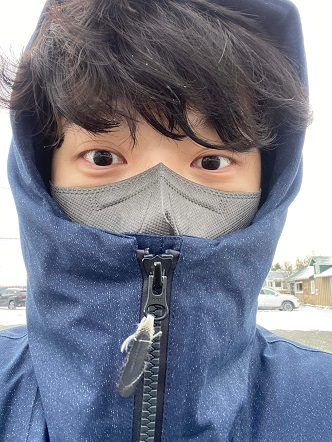
#> input picture 01.JupyterNotebook_Image - Reading&Writing/me.jpg, 332 x 442 px
$ jupyter execute practice.ipynb   (shell and % lines are left out)
#> lines starting #> are read from the running program, lines starting #| are printed output that depends on the picture
## 01. 이미지 읽기

[cell 1]
import numpy as np
import cv2

### cv2.imread 종류

- cv2.IMREAD_COLOR(): 이미지를 컬러로 로드함, 이미지의 투명한 부분은 모두 무시됨, 디폴트 플래그, 정수값은 1

- cv2.IMREAD_GRAYSCALE(): 흑백 이미지로 로드함. 정수값은 0

- cv2.IMREAD_UNCHANGED: 알파채널을 포함하여 이미지 그대로 로드함. 정수값은 -1

### cv2.waitKey(0)

- 기다리는 시간으로 1/1000초 (ms)

- 0은 키보드 입력값이 있을때까지 대기하라는 말

- 리턴값으로 키보드를 입력한 시간의 초를 반환함

[cell 2]
def showImage():
    # 이미지의 경로
    image_path = './me.jpg'
    # imread(보여줄 사진, 읽는 방식(컬러or흑백))
    img = cv2.imread(image_path, cv2.IMREAD_COLOR)
#> img is the input picture: shape (442, 332, 3); mean B, G, R 138.2, 123, 119.8

    # 객체 표시
    cv2.imshow('myself', img)

    # 이미지를 표시한 후 사용자가 키보드를 누를때까지 대기
    cv2.waitKey(0)
    cv2.destroyAllWindows() # 창 닫음

showImage()

### cv2.namedWindow() & cv2.imshow()

- cv2.WINDOW_AUTOSIZE: 원본 이미지 크기로 고정하여 윈도우를 생성함

- cv2.WINDOW_NORMAL: 원본 이미지 크기로 윈도우를 생성하여 이미지를 나타내지만 사용자가 크기조절 가능!

- *주의* cv2.namedWindow()와 cv2.imshow()의 윈도우 타이틀이 같아야함!! (아래 코드의 경우에는 'myself'로 같은 것을 볼 수 있음)

[cell 3]
def showImage():
    image_path = './me.jpg'
    img = cv2.imread(image_path, cv2.IMREAD_COLOR)

    cv2.namedWindow('myself',cv2.WINDOW_NORMAL)
    cv2.imshow('myself', img)
    cv2.waitKey(0)
    cv2.destroyAllWindows()

showImage()

### imwrite을 통한 이미지 복사!

- waitKey(0)는 사용자가 키보드값을 입력하면, 누른 시간을 반환

- 그러나 반환 값을 wait에 담아서 만약 그 키보드 값이 'c'일 경우 - 사진 복사!

- *중요* 여기서 ord('c')는 문자 c의 ASKII CODE 값 99를 리턴함

- ord() <-> chr(), #chr(99) == 'c'

[cell 4]
def showImage():
    image_path = './me.jpg'
    img = cv2.imread(image_path, cv2.IMREAD_COLOR)
    cv2.imshow('myself', img)

    wait = cv2.waitKey(0) & 0xFF # 0xFF는 64->32bit 운영 체제 때문에!
#> (key Esc is pressed here)

    if wait == 27:
        cv2.destroyAllWindows()
    elif wait == ord('c'):
        cv2.imwrite('./myself_copy.jpg', img)
        cv2.destroyAllWindows()


showImage()

### Matplotlib.pyplot을 통한 이미지 표시

[cell 5]
import matplotlib.pyplot as plt

def showImage():
    image_path = './me.jpg'
    img = cv2.imread(image_path, cv2.IMREAD_GRAYSCALE) # 이미지를 흑백으로 읽음 - IMREAD_GRAYSCALE
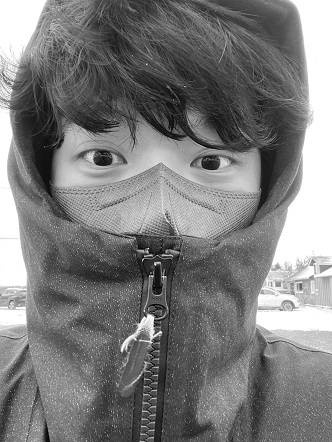
#> img: shape (442, 332); min 0, max 255, mean 123.8
    plt.imshow(img, cmap='gray', interpolation='bicubic') # imshow함수를 이용해 이미지를 디스플레이함

    # 이미지를 눈금 없이 표
    plt.xticks([])
    plt.yticks([])
    plt.title('Myself')
    plt.show()

showImage()
